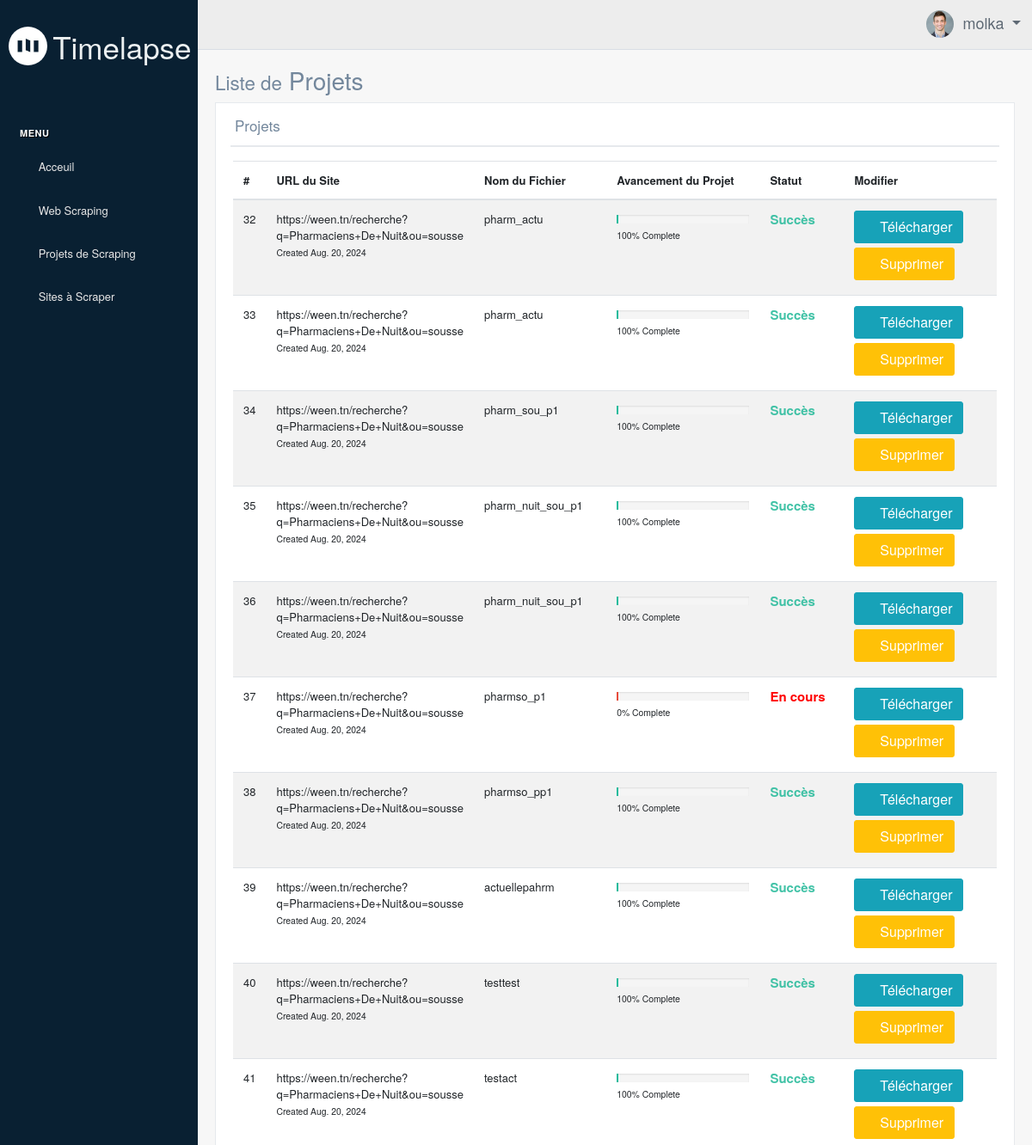
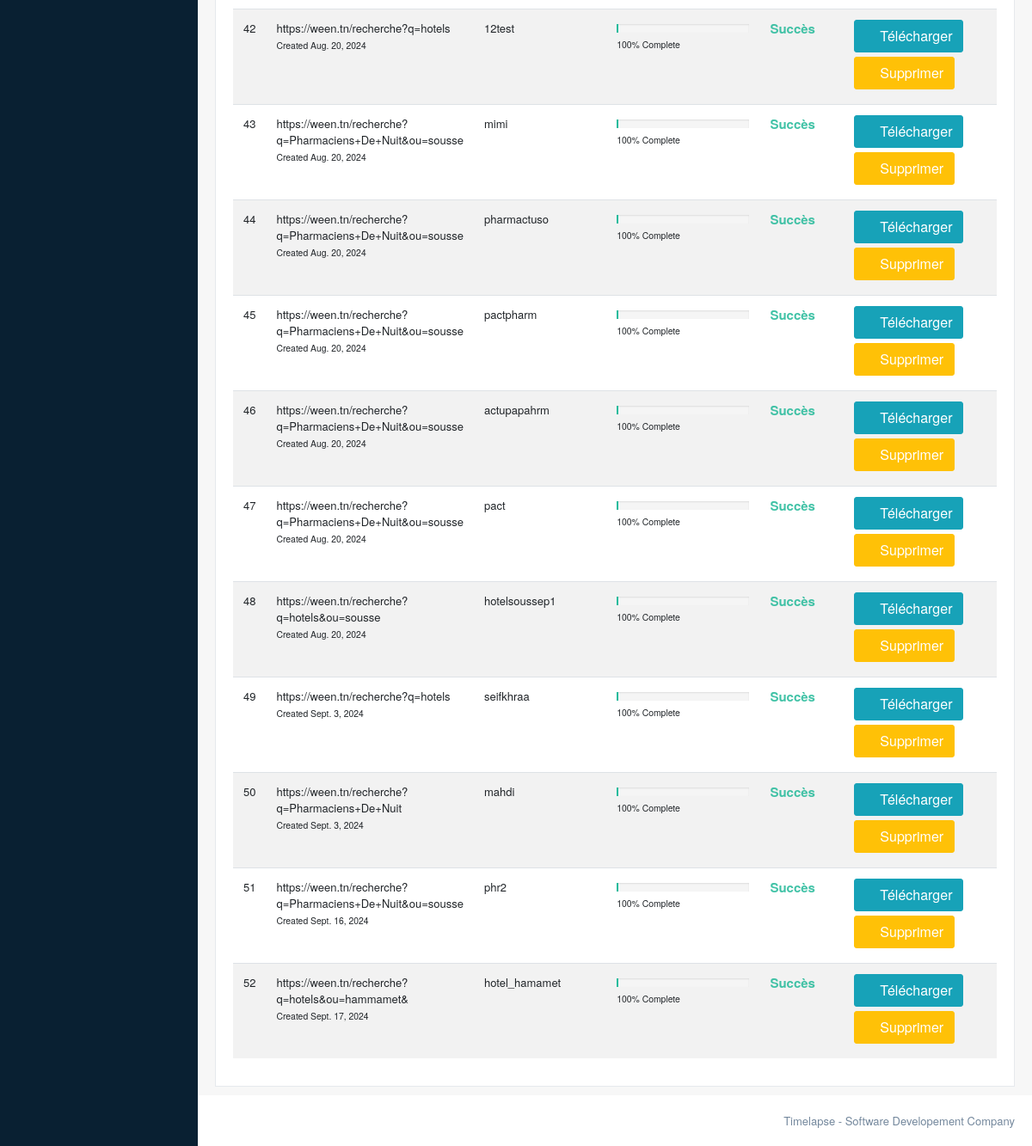
Screenshot of /projets/ (signed in) with the database file from the repository (2 pictures, top to bottom).
### MolApp/models.py (models this page shows, shortened)
class Projects(models.Model):
    STATUS_CHOICES = [
        ('Succès', 'Succès'),
        ('En Cours', 'En cours'),
        ('Échec', 'Échec'),
    ]
    option_choices=[
        ('Toutes', 'Toutes'),
        ('Actuelle', 'Actuelle'),
        ('Personnaliser', 'Personnaliser'),
    ]
    id=models.AutoField(primary_key=True)
    url_site=models.URLField(unique=False)
    option=models.CharField(max_length=20, choices=option_choices, default='actuelle' )
    pages=models.CharField(default='', max_length=50, blank=True)
    nom_fichier=models.CharField(max_length =255)
    progress=models.IntegerField(default=0)
    Statut= models.CharField(max_length=12, choices=STATUS_CHOICES, default='En cours')
    date_debut=models.DateField(auto_now_add=True)
    data=models.JSONField(null=True, blank=True)
    utilisateur = models.ForeignKey(User, on_delete=models.CASCADE)

### MolApp/views.py (the view)
# urls.py: path('projets/', views.projets, name="projets"),
@login_required(login_url='/login')
def projets(request):
    projet= Projects.objects.all()
    return render(request, 'myapp/projects.html', {'projet': projet})

### templates/myapp/projects.html (shortened to what this page needs)
<!DOCTYPE html>
{% load static%}
<html lang="en">
  <head>
    <link href="{% static 'vendors/bootstrap/dist/css/bootstrap.css'%}" rel="stylesheet">
    <link href="{% static 'vendors/bootstrap/dist/css/bootstrap.min.css'%}" rel="stylesheet">
    <link href="{% static 'vendors/font-awesome/css/font-awesome.min.css'%}" rel="stylesheet">
    <link href="{% static 'vendors/font-awesome/css/font-awesome.css'%}" rel="stylesheet">
    <link href="{% static 'vendors/nprogress/nprogress.css'%}" rel="stylesheet">
    <link href="{% static 'vendors/iCheck/skins/flat/green.css'%}" rel="stylesheet">
    <link href="{% static 'vendors/bootstrap-progressbar/css/bootstrap-progressbar-3.3.4.min.css'%}" rel="stylesheet">
    <link href="{% static 'vendors/jqvmap/dist/jqvmap.min.css'%}" rel="stylesheet"/>
    <link href="{% static 'vendors/bootstrap-daterangepicker/daterangepicker.css'%}" rel="stylesheet">
    <link href="{% static 'build/css/custom.min.css'%}" rel="stylesheet">
    <link href="{% static 'build/css/custom.css'%}" rel="stylesheet">
  </head>
  <body class="nav-md">
    <div class="container body">
      <div class="main_container">
        <div class="col-md-3 left_col">
          <div class="left_col scroll-view">
            <div class="navbar nav_title" style="border: 0; margin-top:27px;">
              <a href="{% url 'index' %}" class="site_title"><img src="{% static 'production/images/timelapse2.png'%}"> <span>Timelapse</span></a>
            </div>
            <div class="nav toggle">
              <a style="padding-top: 10px; padding-bottom: 0; margin-bottom: -30px;"id="menu_toggle"><i class="fa fa-chevron-circle-left" aria-hidden="true"></i></a>
            </div>
            <br />
            <div id="sidebar-menu" class="main_menu_side hidden-print main_menu">
              <div class="menu_section">
                <h3>Menu</h3>
                <ul class="nav side-menu">
                  <li><a href="{% url 'index'%}"><i class="fa fa-home"></i> Acceuil </a>
                  </li>
                  <li><a href="{% url 'étapes' %}"><i class="fa fa-edit"></i> Web Scraping </a>
                  </li>
                  <li><a href="{% url 'projets' %}"><i class="fa fa-desktop"></i> Projets de Scraping </a>
                  </li>
                  <li><a href="{% url 'liste' %}"><i class="fa fa-table"></i> Sites à Scraper </a>
                  </li>
                </ul>
              </div>
            </div>
          </div>
        </div>
        <div class="top_nav">
          <div class="nav_menu">
              <nav class="nav navbar-nav">
              <ul class=" navbar-right">
                <li class="nav-item dropdown open" style="padding-left: 15px;">
                  <a href="javascript:;" class="user-profile dropdown-toggle" aria-haspopup="true" id="navbarDropdown" data-toggle="dropdown" aria-expanded="false">
                    <img src='{% static "production/images/img.jpg" %}' alt="">{{ user.username }}
                  </a>
                </li>
              </ul>
            </nav>
          </div>
        </div>
        <div class="right_col" role="main">
          <div class="">
            <div class="page-title">
              <div class="title_left">
                <h3><small>Liste de</small> Projets</h3>
              </div>
            </div>
            <div class="clearfix"></div>
            <div class="row">
              <div class="col-md-12">
                <div class="x_panel">
                  <div class="x_title">
                    <h2>Projets</h2>
                    <ul class="nav navbar-right panel_toolbox">
                      <li><a class="close-link"><i class="fa fa-close"></i></a>
                      </li>
                    </ul>
                    <div class="clearfix"></div>
                  </div>
                  <div class="x_content">
                    <table class="table table-striped projects">
                      <div class="row" style="width: 100%">
                        <div class="col-sm-6" style="width: 50%;">
                        </div>
                        <div class="col-sm-6" style="width: 50%;">
                        </div>
                      </div>
                      <thead>
                        <tr>
                          <th style="width: 1%">#</th>
                          <th style="width: 20%">URL du Site</th>
                          <th>Nom du Fichier</th>
                          <th>Avancement du Projet</th>
                          <th>Statut</th>
                          <th style="width: 20%">Modifier</th>
                        </tr>
                      </thead>
                      <tbody>
                        {%for p in projet%}
                        <tr>
                          <td>{{p.id}}</td>
                          <td>
                            <a>{{p.url_site}}</a>
                            <br />
                            <small>Created {{p.date_debut}}</small>
                          </td>
                          <td class="file_name">
                            {{p.nom_fichier}}
                          </td>
                          <td class="project_progress">
                            <div class="progress progress_sm">
                              <div class="progress-bar {% if p.progress == 100%} bg-green{% elif p.progress == 0%} bg-red {% else %} bg-blue {% endif %}" role="progressbar" data-transitiongoal="{{p.progress}}"></div>
                            </div>
                            <small>{{p.progress}}% Complete</small>
                          </td>
                          <td >
                            <h3 class="{% if p.Statut == 'Succès' %} succ {% elif p.Statut == 'En Cours' %} load {% else %} echec {% endif %}"> {{p.Statut}} </h3>
                          </td>
                          <td>
                            <a href="{% url 'download' p.id %}" class="btn btn-info btn-xs"><i class="fa fa-download" aria-hidden="true"></i> Télécharger </a>
                            <a href="{% url 'delete_project' p.id %}" class="btn btn-warning btn-xs"><i class="fa fa-trash-o"></i> Supprimer </a>
                          </td>
                        </tr>
                        {% endfor %}
                      </tbody>
                    </table>
                  </div>
                </div>
              </div>
            </div>
          </div>
        </div>
        <footer>
          <div class="pull-right">
            Timelapse - Software Developement Company
          </div>
          <div class="clearfix"></div>
        </footer>
      </div>
    </div>
  </body>
</html>

### rows the page displays
Projects: id "32", url_site "https://ween.tn/recherche?q=Pharmaciens+De+Nuit&ou=sousse", date_debut "Aug. 20, 2024", nom_fichier "pharm_actu", progress "100", Statut "Succès"
Projects: id "33", url_site "https://ween.tn/recherche?q=Pharmaciens+De+Nuit&ou=sousse", date_debut "Aug. 20, 2024", nom_fichier "pharm_actu", progress "100", Statut "Succès"
Projects: id "34", url_site "https://ween.tn/recherche?q=Pharmaciens+De+Nuit&ou=sousse", date_debut "Aug. 20, 2024", nom_fichier "pharm_sou_p1", progress "100", Statut "Succès"
Projects: id "35", url_site "https://ween.tn/recherche?q=Pharmaciens+De+Nuit&ou=sousse", date_debut "Aug. 20, 2024", nom_fichier "pharm_nuit_sou_p1", progress "100", Statut "Succès"
Projects: id "36", url_site "https://ween.tn/recherche?q=Pharmaciens+De+Nuit&ou=sousse", date_debut "Aug. 20, 2024", nom_fichier "pharm_nuit_sou_p1", progress "100", Statut "Succès"
Projects: id "37", url_site "https://ween.tn/recherche?q=Pharmaciens+De+Nuit&ou=sousse", date_debut "Aug. 20, 2024", nom_fichier "pharmso_p1", progress "0", Statut "En cours"
Projects: id "38", url_site "https://ween.tn/recherche?q=Pharmaciens+De+Nuit&ou=sousse", date_debut "Aug. 20, 2024", nom_fichier "pharmso_pp1", progress "100", Statut "Succès"
Projects: id "39", url_site "https://ween.tn/recherche?q=Pharmaciens+De+Nuit&ou=sousse", date_debut "Aug. 20, 2024", nom_fichier "actuellepahrm", progress "100", Statut "Succès"
Projects: id "40", url_site "https://ween.tn/recherche?q=Pharmaciens+De+Nuit&ou=sousse", date_debut "Aug. 20, 2024", nom_fichier "testtest", progress "100", Statut "Succès"
Projects: id "41", url_site "https://ween.tn/recherche?q=Pharmaciens+De+Nuit&ou=sousse", date_debut "Aug. 20, 2024", nom_fichier "testact", progress "100", Statut "Succès"
Projects: id "42", url_site "https://ween.tn/recherche?q=hotels", date_debut "Aug. 20, 2024", nom_fichier "12test", progress "100", Statut "Succès"
Projects: id "43", url_site "https://ween.tn/recherche?q=Pharmaciens+De+Nuit&ou=sousse", date_debut "Aug. 20, 2024", nom_fichier "mimi", progress "100", Statut "Succès"
Projects: id "44", url_site "https://ween.tn/recherche?q=Pharmaciens+De+Nuit&ou=sousse", date_debut "Aug. 20, 2024", nom_fichier "pharmactuso", progress "100", Statut "Succès"
Projects: id "45", url_site "https://ween.tn/recherche?q=Pharmaciens+De+Nuit&ou=sousse", date_debut "Aug. 20, 2024", nom_fichier "pactpharm", progress "100", Statut "Succès"
Projects: id "46", url_site "https://ween.tn/recherche?q=Pharmaciens+De+Nuit&ou=sousse", date_debut "Aug. 20, 2024", nom_fichier "actupapahrm", progress "100", Statut "Succès"
Projects: id "47", url_site "https://ween.tn/recherche?q=Pharmaciens+De+Nuit&ou=sousse", date_debut "Aug. 20, 2024", nom_fichier "pact", progress "100", Statut "Succès"
Projects: id "48", url_site "https://ween.tn/recherche?q=hotels&ou=sousse", date_debut "Aug. 20, 2024", nom_fichier "hotelsoussep1", progress "100", Statut "Succès"
Projects: id "49", url_site "https://ween.tn/recherche?q=hotels", date_debut "Sept. 3, 2024", nom_fichier "seifkhraa", progress "100", Statut "Succès"
Projects: id "50", url_site "https://ween.tn/recherche?q=Pharmaciens+De+Nuit", date_debut "Sept. 3, 2024", nom_fichier "mahdi", progress "100", Statut "Succès"
Projects: id "51", url_site "https://ween.tn/recherche?q=Pharmaciens+De+Nuit&ou=sousse", date_debut "Sept. 16, 2024", nom_fichier "phr2", progress "100", Statut "Succès"
Projects: id "52", url_site "https://ween.tn/recherche?q=hotels&ou=hammamet&", date_debut "Sept. 17, 2024", nom_fichier "hotel_hamamet", progress "100", Statut "Succès"

### other values shown
{{ user.username }} "molka"
